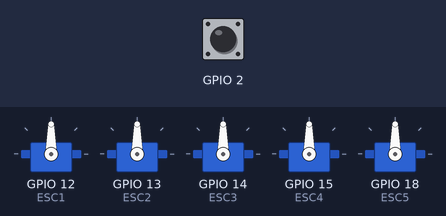
Bench run of a sketch on a simulated ESP32. On the bench: 5 × servo. Inputs (shaded band) come from the test bench; at power-on: GPIO 2 HIGH.

Above: at 1.2 s.
1.3 s: GPIO 2 pulled LOW for 0.15 s
At 2.0 s:
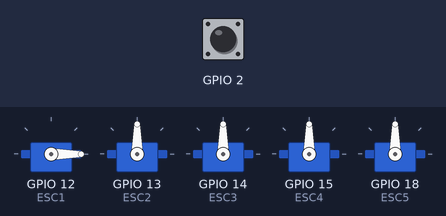
At 2.8 s:
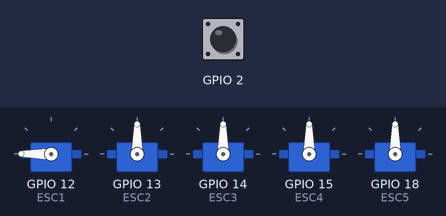
Timing chart, 0 to 12.8 s (numbered marks = the images above; inputs shaded):
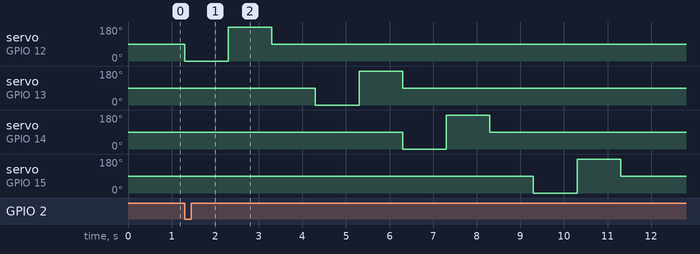

Measured:
- after the input at 1.3 s, servo on GPIO 12 (ESC1): 90° → 0° at once, → 180° 1.0 s later, → 90° 1.0 s later; servo on GPIO 13 (ESC2): 90° → 0° after 3.0 s, → 180° 1.0 s later, → 90° 1.0 s later

The sketch:

arduino_radio_calibration.ino
```cpp
#include <ESP32Servo.h>

Servo ESC1;
Servo ESC2;
Servo ESC3;
Servo ESC4;
Servo ESC5;

String type[6] = {"dx", "dy", "ty", "tx", "m", "arm"};


int received = 0;
int c[5];

void setup() {
  ESP32PWM::allocateTimer(0);
  ESP32PWM::allocateTimer(1);
  ESP32PWM::allocateTimer(2);
  ESP32PWM::allocateTimer(3);
  ESC1.setPeriodHertz(50);
  ESC2.setPeriodHertz(50);
  ESC3.setPeriodHertz(50);
  ESC4.setPeriodHertz(50);
  ESC5.setPeriodHertz(50);
  // Recommended PWM GPIO pins on the ESP32 include 2,4,12-19,21-23,25-27,32-33
  ESC1.attach(12, 1000, 2000);
  ESC2.attach(13, 1000, 2000);
  ESC3.attach(14, 1000, 2000);
  ESC4.attach(15, 1000, 2000);
  ESC5.attach(18, 1000, 2000);
  Serial.begin(9600);
  pinMode(2, INPUT_PULLUP);
}
int start = 0;
void loop() {
  if(digitalRead(2) == LOW && start == 0){
    ESC1.write(map(1000, 1000, 2000, 0, 180));
    delay(1000);
    ESC1.write(map(2000, 1000, 2000, 0, 180));
    delay(1000);
    ESC1.write(map(1500, 1000, 2000, 0, 180));
    delay(1000);

    ESC2.write(map(1000, 1000, 2000, 0, 180));
    delay(1000);
    ESC2.write(map(2000, 1000, 2000, 0, 180));
    delay(1000);
    ESC2.write(map(1500, 1000, 2000, 0, 180));

    ESC3.write(map(1000, 1000, 2000, 0, 180));
    delay(1000);
    ESC3.write(map(2000, 1000, 2000, 0, 180));
    delay(1000);
    ESC3.write(map(1500, 1000, 2000, 0, 180));
    delay(1000);

    ESC4.write(map(1000, 1000, 2000, 0, 180));
    delay(1000);
    ESC4.write(map(2000, 1000, 2000, 0, 180));
    delay(1000);
    ESC4.write(map(1500, 1000, 2000, 0, 180));
    start = 1;
  }
}
```
